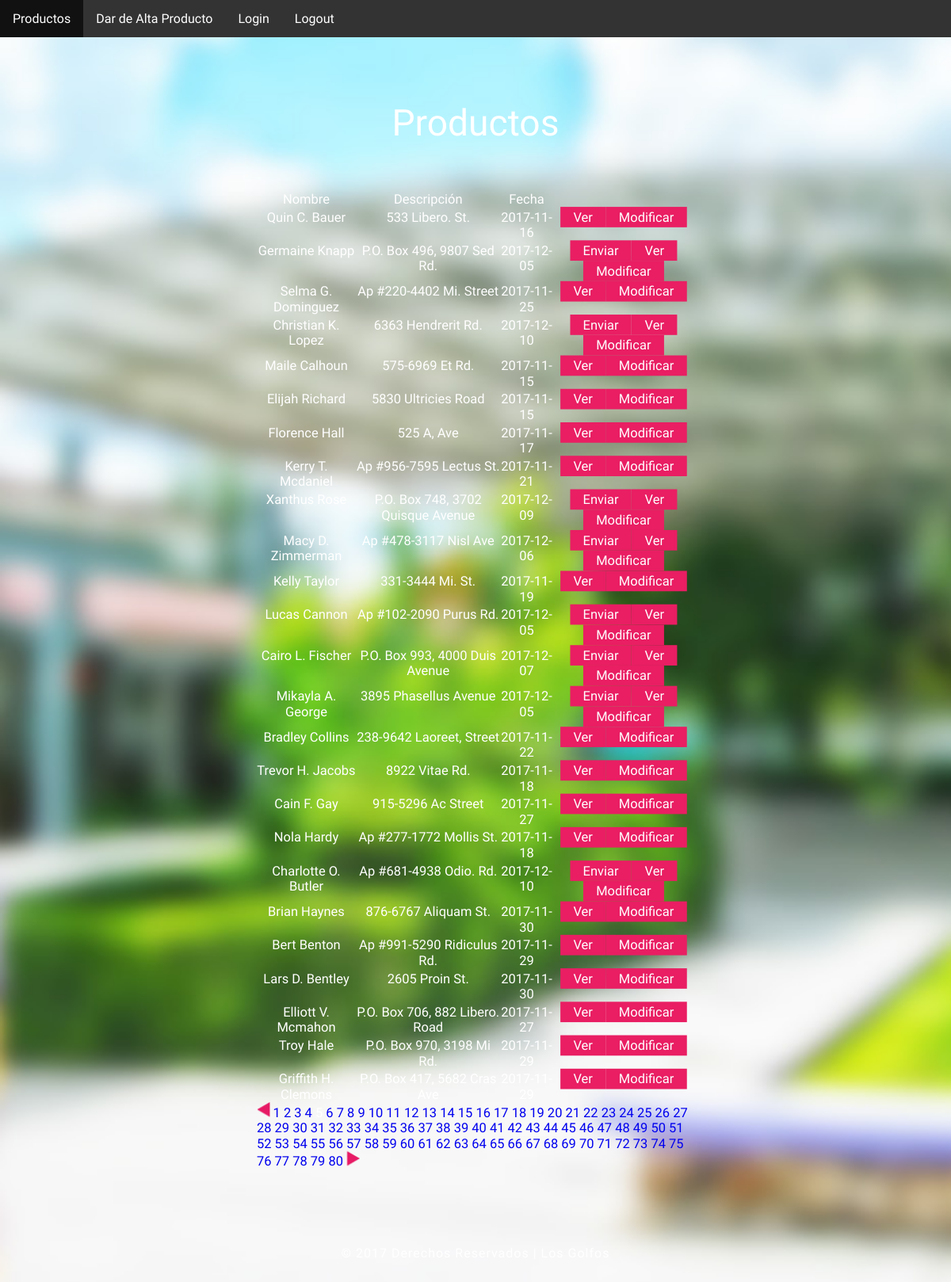
The app's page /productos.php?pagina=5 with its own data.
### tables this page shows
CREATE TABLE IF NOT EXISTS `producto` (
  `id_producto` int(11) NOT NULL AUTO_INCREMENT,
  `fecha_entrega` date NOT NULL,
  `nombre` varchar(30) NOT NULL,
  `descripcion` text NOT NULL,
  PRIMARY KEY (`id_producto`)
);

### productos.php (the view, shortened to what this page needs)
<!DOCTYPE html>
<html>
<head>
<link href="css/style.css" rel="stylesheet" type="text/css" media="all" />
</head>
<body>
	<ul>
  		<li><a href="productos.php">Productos</a></li>
  		<li><a href="alta_producto.php">Dar de Alta Producto</a></li>
 		<li><a href="login.php">Login</a></li>
 		<li><a href="logout.php">Logout</a></li>
	</ul>
	<div class="main-agileinfo slider ">
		<div class="items-group">
			<div class="item agileits-w3layouts">
				<div class="block text main-agileits">
					<div class="login-form loginw3-agile">
						<div class="agile-row">
							<h1>Productos</h1>
							<div class="login-agileits-top">
								<table class="table_productos">
									<tr>
										<th>Nombre</th>
										<th>Descripción</th>
										<th>Fecha</th>
										<th></th>
									</tr>
<?php
function compararFechas($primera, $segunda)
 {
  $valoresPrimera = explode ("-", $primera);
  $valoresSegunda = explode ("-", $segunda);
  $diaPrimera    = $valoresPrimera[2];
  $mesPrimera  = $valoresPrimera[1];
  $anyoPrimera   = $valoresPrimera[0];
  $diaSegunda   = $valoresSegunda[2];
  $mesSegunda = $valoresSegunda[1];
  $anyoSegunda  = $valoresSegunda[0];
  $diasPrimeraJuliano = gregoriantojd($mesPrimera, $diaPrimera, $anyoPrimera);
  $diasSegundaJuliano = gregoriantojd($mesSegunda, $diaSegunda, $anyoSegunda);
  if(!checkdate($mesPrimera, $diaPrimera, $anyoPrimera)){
    return 0;
  }elseif(!checkdate($mesSegunda, $diaSegunda, $anyoSegunda)){
    return 0;
  }else{
    return  $diasPrimeraJuliano - $diasSegundaJuliano;
  }
}
?>
<?php
$host_db = "localhost";
$user_db = "root";
$pass_db = "";
$db_name = "mudle";
$tbl_name = "producto";
$conexion = new mysqli($host_db, $user_db, $pass_db, $db_name);
?>
<?php
$sql = "SELECT count(*) FROM $tbl_name";
$result = $conexion->query($sql);
$row = $result->fetch_array(MYSQLI_ASSOC);
$count = $row['count(*)'];
$TAMANO_PAGINA = 25;
$pagina = 1;
if (isset($_GET["pagina"]))
{
	$pagina = $_GET["pagina"];
}
if (!$pagina) {
   $inicio = 0;
   $pagina = 1;
}
else {
   $inicio = ($pagina - 1) * $TAMANO_PAGINA;
}
$total_paginas = ceil($count / $TAMANO_PAGINA);
?>
<?php
$sql = "SELECT * FROM $tbl_name limit ".$inicio.",".$TAMANO_PAGINA;
$result = $conexion->query($sql);
$segunda = date("Y")."-".date("m")."-".date("d");
 while($row = $result->fetch_array(MYSQLI_ASSOC)){
 $primera = $row['fecha_entrega'];
 echo "<tr><td>".$row['nombre']."</td>";
 echo "<td>".$row['descripcion']."</td>";
 echo "<td>".$row['fecha_entrega']."</td>";
 echo "<td>";
 if (compararFechas($primera,$segunda) > -4){
 	echo "<a type=button class='button' href='subir.php?id_producto=".$row['id_producto']."'>Enviar</a>";
 }
 echo "<a type=button class='button' href='ver_producto.php?id_producto=".$row['id_producto']."'>Ver</a>";
 echo "<a type=button class='button' href='modificar_producto.php?id_producto=".$row['id_producto']."'>Modificar</a></td></tr>\n";
 }
 echo "</table>";
 ?>
 <?php
 $url = "productos.php";
 if ($total_paginas > 1) {
   if ($pagina != 1)
      echo '<a href="'.$url.'?pagina='.($pagina-1).'"><img src="images/izq.png" border="0"></a>';
      for ($i=1;$i<=$total_paginas;$i++) {
         if ($pagina == $i)
            echo $pagina;
         else
            echo '  <a href="'.$url.'?pagina='.$i.'">'.$i.'</a>  ';
      }
      if ($pagina != $total_paginas)
         echo '<a href="'.$url.'?pagina='.($pagina+1).'"><img src="images/der.png" border="0"></a>';
}
 ?>
							</div>
						</div>
					</div>
				</div>
				<div class="footeragileits">
					<p> &copy; 2017 Derechos Reservados | Los Golfos</a></p>
				</div>
			</div>
		</div>
	</div>
</body>
</html>

### css/style.css (style rules this page uses)
html,body,div,span,applet,object,iframe,h1,h2,h3,h4,h5,h6,p,blockquote,pre,a,abbr,acronym,address,big,cite,code,del,dfn,em,img,ins,kbd,q,s,samp,small,strike,strong,sub,sup,tt,var,b,u,i,dl,dt,dd,ol,nav ul,nav li,fieldset,form,label,legend,table,caption,tbody,tfoot,thead,tr,th,td,article,aside,canvas,details,embed,figure,figcaption,footer,header,hgroup,menu,nav,output,ruby,section,summary,time,mark,audio,video { margin:0;padding:0;border:0;font-size:100%;font:inherit;vertical-align:baseline; }
ol,ul { list-style:none;margin:0px;padding:0px; }
table { border-collapse:collapse;border-spacing:0; }
a { text-decoration:none; }
img { max-width:100%; }
body { font-family: 'Arsenal', sans-serif; background:#fff; background: url(../images/bg.jpg)repeat 0px 0px; background-size: cover; -webkit-background-size: cover; -moz-background-size: cover; -o-background-size: cover; background-attachment: fixed; }
h1 { font-size: 3em; text-align: center; color: #fff; font-weight: 100; }
.login-form h1 { font-size: 3em; color: #fff; text-align: center; margin-bottom: 1.5em; line-height: 0.7em; }
.footeragileits p { line-height: 1.8em; margin: 3em 0; text-align: center; font-size:1em; color: #fff; letter-spacing: 1px; }
.slider .items-group { width: 100%; height: 100%; position: relative; }
.item { -webkit-transition: 0.5s; -moz-transition: 0.5s; -o-transition: 0.5s; -ms-transition: 0.5s; transition: 0.5s; visibility: hidden; position: relative; opacity: 1; visibility: visible; }
.item .block { width: 30%; padding: 3.5em 3em; margin: 4em auto; color: #fff; -webkit-transition: box-shadow 0.5s; transition: box-shadow 0.5s; overflow: hidden; border-radius: 10px; -webkit-transform: scale(1.03); -moz-transform: scale(1.03); -o-transform: scale(1.03); -ms-transform: scale(1.03); transform: scale(1.03); box-sizing: border-box; background-size: cover; background-position: center; background-attachment: fixed; box-shadow: none; }
@media (max-width:1440px) { .item .block { width: 50%; } }
@media (max-width:1366px) { .login-form h1 { font-size: 2.8em; } }
@media (max-width:1280px) { .item .block { padding: 3em 2em; } }
ul { list-style-type: none; margin: 0; padding: 0; overflow: hidden; background-color: #333; }
li { float: left; }
li a { display: block; color: white; text-align: center; padding: 14px 16px; text-decoration: none; }
.button { background-color: #E91E63; border: none; color: white; padding: 3px 16px; text-align: center; text-decoration: none; display: inline-block; font-size: 16px; }
.table_productos { width: 100%; text-align:center; height: 300px; }

### records on screen
producto: nombre "Quin C. Bauer", descripcion "533 Libero. St.", fecha_entrega "2017-11-16"
producto: nombre "Germaine Knapp", descripcion "P.O. Box 496, 9807 Sed Rd.", fecha_entrega "2017-12-05"
producto: nombre "Selma G. Dominguez", descripcion "Ap #220-4402 Mi. Street", fecha_entrega "2017-11-25"
producto: nombre "Christian K. Lopez", descripcion "6363 Hendrerit Rd.", fecha_entrega "2017-12-10"
producto: nombre "Maile Calhoun", descripcion "575-6969 Et Rd.", fecha_entrega "2017-11-15"
producto: nombre "Elijah Richard", descripcion "5830 Ultricies Road", fecha_entrega "2017-11-15"
producto: nombre "Florence Hall", descripcion "525 A, Ave", fecha_entrega "2017-11-17"
producto: nombre "Kerry T. Mcdaniel", descripcion "Ap #956-7595 Lectus St.", fecha_entrega "2017-11-21"
producto: nombre "Xanthus Rose", descripcion "P.O. Box 748, 3702 Quisque Avenue", fecha_entrega "2017-12-09"
producto: nombre "Macy D. Zimmerman", descripcion "Ap #478-3117 Nisl Ave", fecha_entrega "2017-12-06"
producto: nombre "Kelly Taylor", descripcion "331-3444 Mi. St.", fecha_entrega "2017-11-19"
producto: nombre "Lucas Cannon", descripcion "Ap #102-2090 Purus Rd.", fecha_entrega "2017-12-05"
producto: nombre "Cairo L. Fischer", descripcion "P.O. Box 993, 4000 Duis Avenue", fecha_entrega "2017-12-07"
producto: nombre "Mikayla A. George", descripcion "3895 Phasellus Avenue", fecha_entrega "2017-12-05"
producto: nombre "Bradley Collins", descripcion "238-9642 Laoreet, Street", fecha_entrega "2017-11-22"
producto: nombre "Trevor H. Jacobs", descripcion "8922 Vitae Rd.", fecha_entrega "2017-11-18"
producto: nombre "Cain F. Gay", descripcion "915-5296 Ac Street", fecha_entrega "2017-11-27"
producto: nombre "Nola Hardy", descripcion "Ap #277-1772 Mollis St.", fecha_entrega "2017-11-18"
producto: nombre "Charlotte O. Butler", descripcion "Ap #681-4938 Odio. Rd.", fecha_entrega "2017-12-10"
producto: nombre "Brian Haynes", descripcion "876-6767 Aliquam St.", fecha_entrega "2017-11-30"
producto: nombre "Bert Benton", descripcion "Ap #991-5290 Ridiculus Rd.", fecha_entrega "2017-11-29"
producto: nombre "Lars D. Bentley", descripcion "2605 Proin St.", fecha_entrega "2017-11-30"
producto: nombre "Elliott V. Mcmahon", descripcion "P.O. Box 706, 882 Libero. Road", fecha_entrega "2017-11-27"
producto: nombre "Troy Hale", descripcion "P.O. Box 970, 3198 Mi Rd.", fecha_entrega "2017-11-29"
producto: nombre "Griffith H. Clemons", descripcion "P.O. Box 417, 5682 Cras Ave"
